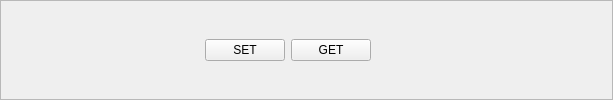
         <widget class="QFrame" name="frame_3">
          <property name="minimumSize">
           <size>
            <width>0</width>
            <height>0</height>
           </size>
          </property>
          <property name="frameShape">
           <enum>QFrame::StyledPanel</enum>
          </property>
          <property name="frameShadow">
           <enum>QFrame::Raised</enum>
          </property>
          <layout class="QHBoxLayout" name="horizontalLayout_6">
           <property name="topMargin">
            <number>5</number>
           </property>
           <property name="bottomMargin">
            <number>5</number>
           </property>
           <item>
            <spacer name="horizontalSpacer_3">
             <property name="orientation">
              <enum>Qt::Horizontal</enum>
             </property>
             <property name="sizeHint" stdset="0">
              <size>
               <width>193</width>
               <height>20</height>
              </size>
             </property>
            </spacer>
           </item>
           <item>
            <widget class="QPushButton" name="setButton">
             <property name="text">
              <string>SET</string>
             </property>
            </widget>
           </item>
           <item>
            <widget class="QPushButton" name="getButton">
             <property name="text">
              <string>GET</string>
             </property>
            </widget>
           </item>
           <item>
            <widget class="QLabel" name="getSetStatus">
             <property name="minimumSize">
              <size>
               <width>32</width>
               <height>32</height>
              </size>
             </property>
             <property name="text">
              <string/>
             </property>
            </widget>
           </item>
           <item>
            <spacer name="horizontalSpacer_5">
             <property name="orientation">
              <enum>Qt::Horizontal</enum>
             </property>
             <property name="sizeHint" stdset="0">
              <size>
               <width>192</width>
               <height>20</height>
              </size>
             </property>
            </spacer>
           </item>
          </layout>
         </widget>
